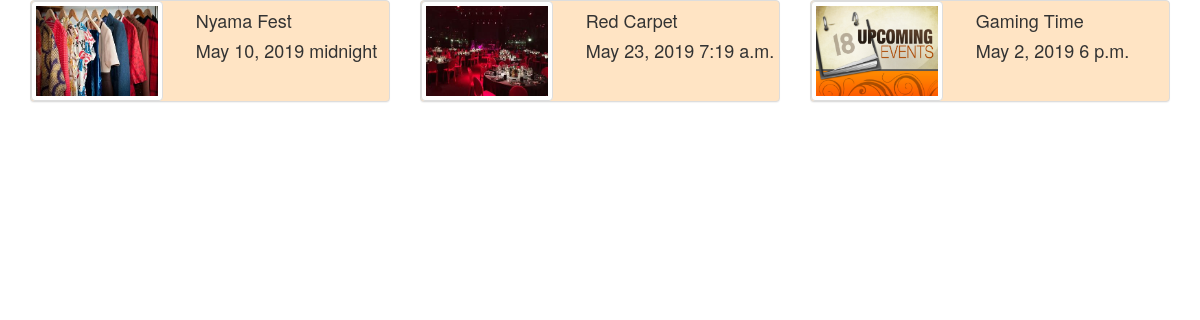
Before: / with the older database file.
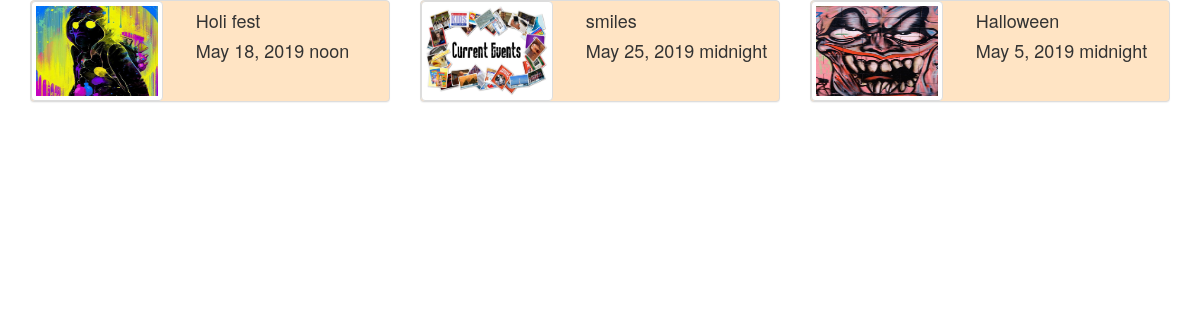
After: the same page with the newer database file.
### current/models.py (models this page shows, shortened)
class Event(models.Model):
    banner = models.ImageField()
    event_name = models.CharField(max_length=40)
    venue = models.CharField(max_length=40)
    date = models.DateField()
    time = models.TimeField()
    charges = models.CharField(max_length=40)
    contact = models.IntegerField()
    description=models.CharField(max_length=1000000)

### current/views.py (the view)
# urls.py: path('',views.index,name='index'),
def index(request):
    events = Event.objects.all()
    context = {
        'events': events
    }
    return render(request, 'current/index.html', context)

### current/templates/current/index.html (shortened to what this page needs)
<link rel="stylesheet" href="https://maxcdn.bootstrapcdn.com/bootstrap/3.3.7/css/bootstrap.min.css">
<link rel="stylesheet" href="https://use.fontawesome.com/releases/v5.8.2/css/all.css">
<div class="container">
    <div class="row">
        {% for event in events %}
        <div class="col-sm-4">
            <div class="panel panel-default" style="background-color: bisque" >
                <div class="row">
                    <div class="col-sm-5">
                        <a href="{% url 'current:details' event.id %}">
                          <img src="{{event.banner.url}}" class="img img-thumbnail" alt=""  style="width: 150px; height: 100px;">
                        </a>
                    </div>
                    <div class="col-sm-7"><div class="caption" style="margin: 3px">
                        <h4>{{event.event_name}}</h4>
                        <h4>{{event.date}} {{event.time}}</h4>
                    </div>
                    </div>
                </div>
            </div>
        </div>
        {% endfor %}
    </div>
</div>

Changed rows visible on the page:
changed Event: banner: a different picture; event_name "Nyama Fest" → "Holi fest"; date "May 10, 2019" → "May 18, 2019"; time "midnight" → "noon"
changed Event: banner: a different picture; event_name "Red Carpet" → "smiles"; date "May 23, 2019" → "May 25, 2019"; time "7:19 a.m." → "midnight"
changed Event: banner: a different picture; event_name "Gaming Time" → "Halloween"; date "May 2, 2019" → "May 5, 2019"; time "6 p.m." → "midnight"
